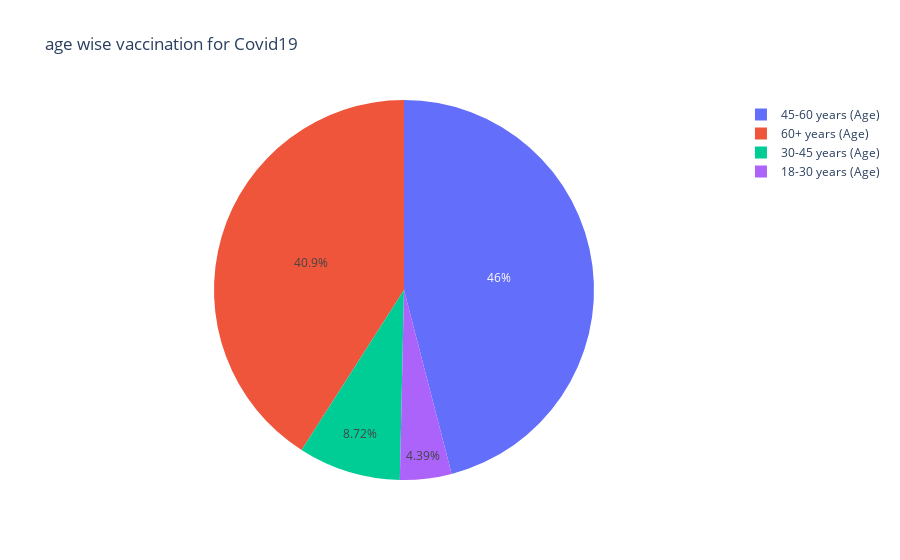

The notebook cell saved with this chart:
### Code cell
youth = df_vaccine["18-30 years (Age)"].max() 
adults = df_vaccine["30-45 years (Age)"].max()  
elders = df_vaccine["45-60 years (Age)"].max()
seniors = df_vaccine["60+ years (Age)"].max()
px.pie(names=["18-30 years (Age) ","30-45 years (Age)","45-60 years (Age)","60+ years (Age)"],values=[youth,adults,elders,seniors],title="age wise vaccination for Covid19")

### Figure 1 — Plotly figure (JSON) as saved in the notebook; plotly's stock layout.template omitted (floating-point values rounded to 4 significant figures)
{"data": [{"domain": {"x": [0, 1], "y": [0, 1]}, "hovertemplate": "label=%{label}<br>value=%{value}<extra></extra>", "labels": ["18-30 years (Age) ", "30-45 years (Age)", "45-60 years (Age)", "60+ years (Age)"], "legendgroup": "", "name": "", "showlegend": true, "type": "pie", "values": [5873636, 11665804, 61510977, 54786708]}], "layout": {"legend": {"tracegroupgap": 0}, "title": {"text": "age wise vaccination for Covid19"}}}
